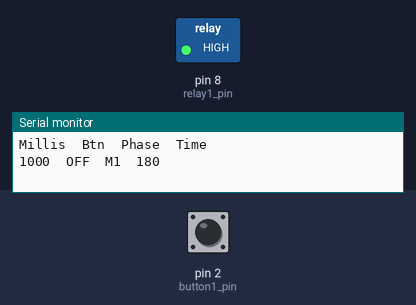
The sketch below on a simulated Arduino Uno, built with avr-gcc and run on an emulated ATmega328P. Parts: switched loads named in the sketch (green lamp = pin HIGH), the last lines printed to the serial monitor. The test bench sets the inputs (shaded band); at power-on: pin 2 (button1_pin) HIGH.

Above: at 1.8 s.
1.9 s: pin 2 (button1_pin) pulled LOW for 0.15 s
At 2.8 s:
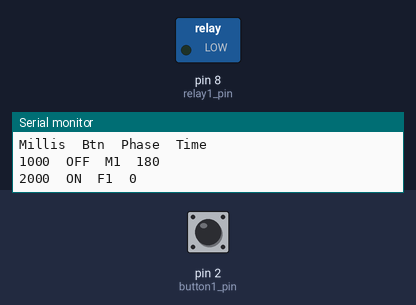
3.5 s: pin 2 (button1_pin) pulled LOW for 3.2 s
At 7.9 s:
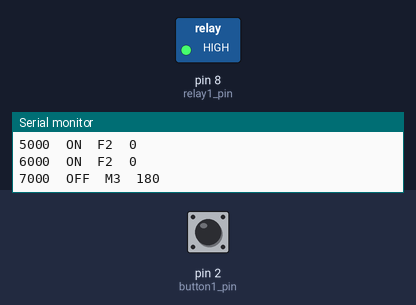
Timing chart, 0 to 9.4 s (numbered marks = the images above; inputs shaded):
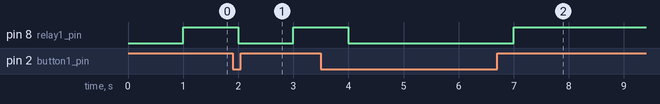

The sketch:

flush_controller_1CH.ino
```cpp
// Flush and measurement times in milliseconds
long flush_time = 120000;
long meas_time = 180000;


// DON'T GO BELOW THIS LINE IF YOU DON'T KNOW WHAT YOU ARE DOING


#define button1_pin 2
#define relay1_pin 8

// The message interval variable controls how often the arduino
// sends information to the computer. Note: It also controls how
// the maximum time it can take for the permanent flush to come
// on/turn off after being clicked.
long message_interval = 1000;

// last print time just keeps track of the millis() at printing time.
long last_print_time = 0;

// relay 1 VARIABLES
  long phase_start_millis_1 = 0; // Millis when the phase started
  long phase_millis_1 = 0; // how long has the phase been going on for
  int cycle_1 = 0; // current cycle for the relay
  long phase_millis_left_1 = 0; // number of seconds left in the phase, for the print
  boolean flush_1 = false; // Will the next phase be a flush?
  boolean start_phase_1 = true; // is it time to start a new phase?
  boolean check_1 = true; // Has the information for this relay been checked during this message iteration?
  boolean relay1_is_on = false; // Is the flush currently on?
  String phase_1; // Report whether this is a "M" phase or "F" phase for the serial print.
  String button1_status; // Report whether button1 is ON or OFF
////////////////////

void setup() {
  // initiate the pins
  pinMode(button1_pin, INPUT_PULLUP);
  pinMode(relay1_pin, OUTPUT);

  // initiate the serial connection
  Serial.begin(9600);

  // table header
  Serial.println("Millis\tBtn\tPhase\tTime");
}


void loop() {
  if (millis() - last_print_time >= message_interval) {

    last_print_time = millis();


    // This note relates to an if statement present in all relays:

    // The reason for the odd "interval*2-10" thing going on in the line below is the following:
    // For t being the time at which the actions are taken and the messages are sent, the decisions for
    // t+1 are decided right after t. As such, if we want the phase to change at t+1, we need to signal
    // that immediately after t (hence the message_interval - 10 milliseconds). The message interval time
    // is doubled up to account for situations where the permanent flush has been triggered and was just
    // let go. Because the permanent flush is checked in real time, the start time of the phase coming
    // out of the permanent flush is not synchronized with the message intervals.
    // e.g. if have 5s phases and a message interval of 1s and I click the button off at ms 1500, then the
    // phase times will become 0ms, 500ms, 1500ms, 2500ms, 3500ms. Because 3500ms is still less than 5000-1000-10,
    // the system would command the phase to go over another second, ending the phase after
    // six seconds instead of five. By doubling down the message interval, we ensure that clicking the
    // button at any time mid-message interval cannot cause a delay so large that it will fool the system
    // into going over one second. This does not affect the natural cycles because the milliseconds
    // in natural cycles go 0, 1000, 2000, 3000 (which is still lower than 5000 - 1990), and then 4000, which
    // triggers the change of phase on the next second.


   // relay 1 STARTS HERE
      if (digitalRead(button1_pin) == LOW) {
        // start permanent flush
        button1_status = "ON";
        relay1_is_on = true;
        phase_1 = "F";
        phase_millis_left_1 = 0; // permanent flush runs until the buttons are turned off
        start_phase_1 = true;
        flush_1 = false;
      }
      else {
        // do cycles instead
        button1_status = "OFF";
        if (start_phase_1 && check_1) {
          // Serial.println("Starting new phase for 1 on next message"); // debug message

          phase_start_millis_1 = millis(); // phase is starting now.
          phase_millis_1 = 0;
          // Serial.println((String) "phase_start_millis_1: " + phase_start_millis_1); // debug message

          if (flush_1) { // if a flush phase is starting
            relay1_is_on = true;
            phase_1 = "F";
            phase_millis_left_1 = flush_time;
          }
          else { // if a measurement phase is starting
            relay1_is_on = false;
            phase_1 = "M";
            phase_millis_left_1 = meas_time;
            cycle_1 = ++cycle_1; // notice that the measurement phases drive the cycles
          }

          start_phase_1 = false; // phase started
          check_1 = false; // relay checked
        }

        if (check_1) { // if the phase just started, skip this.
          phase_millis_1 = millis() - phase_start_millis_1;
          // Serial.println((String) "phase_millis_1: " + phase_millis_1); // debug message

          if (flush_1) { // if this is a flush phase
            if (phase_millis_1 >= (flush_time - (message_interval * 2 - 10))) { // if it is time to end the phase
              flush_1 = false; // next phase is not flush
              start_phase_1 = true; // start new phase
            }
            phase_millis_left_1 = flush_time - phase_millis_1; // update seconds left for the print.
          }
          else { // else this is a measurement phase
            if (phase_millis_1 >= (meas_time - (message_interval * 2 - 10))) { // if it is time to end the phase
              flush_1 = true; // next phase is a flush
              start_phase_1 = true; // start new phase
            }
            phase_millis_left_1 = meas_time - phase_millis_1;
          }
          check_1 = false; // relay checked
        }
      }
    // relay 1 ENDS HERE


    if (relay1_is_on) {
      digitalWrite(relay1_pin, LOW);
    }
    else {
      digitalWrite(relay1_pin, HIGH);
    }

    if (!Serial) { // attempt to recover from serial crash
      Serial.end();
      delay(100);
      Serial.begin(9600);
    }

    Serial.print(last_print_time);
    Serial.print("\t");
    Serial.print(button1_status);
    Serial.print("\t");
    Serial.print(phase_1);
    Serial.print(cycle_1);
    Serial.print("\t");
    Serial.println(phase_millis_left_1/1000); // divided by 1000 to get seconds

    // reset the checks for a new iteration
    check_1 = true;
  }
 }
```

Measured:
- after the input at 1.9 s, pin 8 (relay1_pin): HIGH → LOW after 0.10 s, → HIGH 1.0 s later
- after the input at 3.5 s, pin 8 (relay1_pin): HIGH → LOW after 0.50 s, → HIGH 3.0 s later
